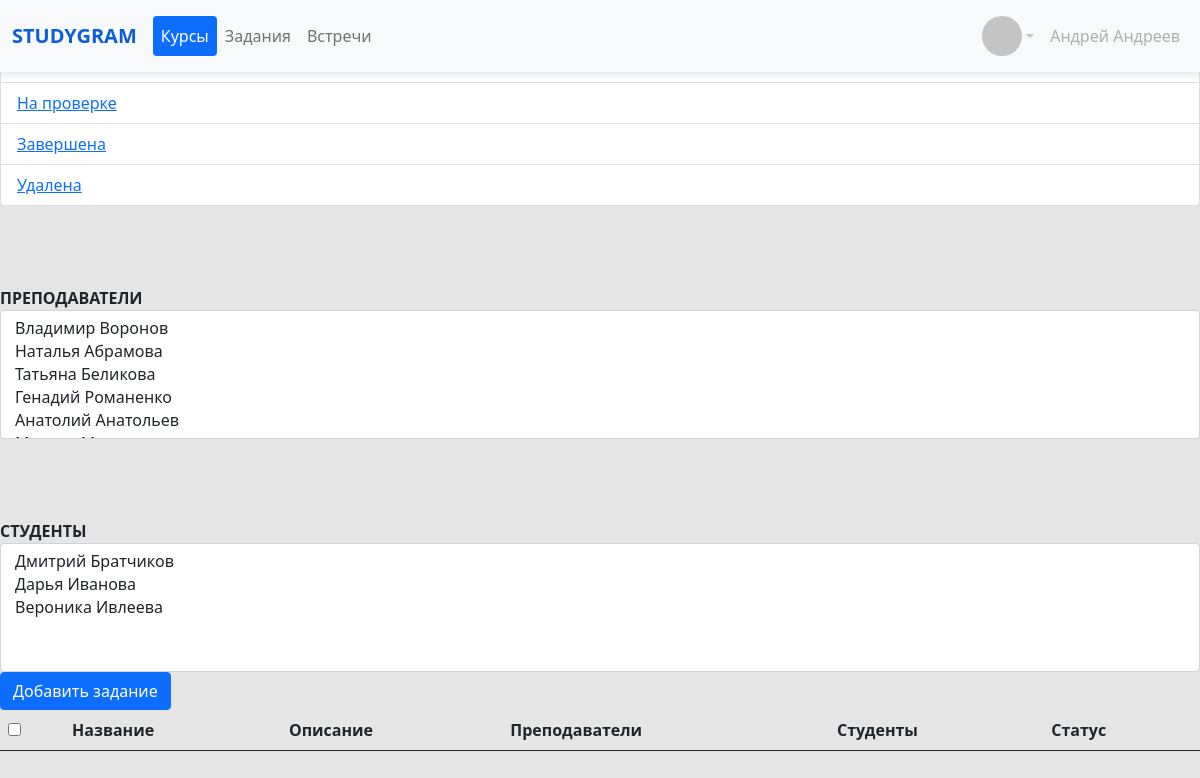
/tasks?status=2, run on an earlier commit of the app's database.
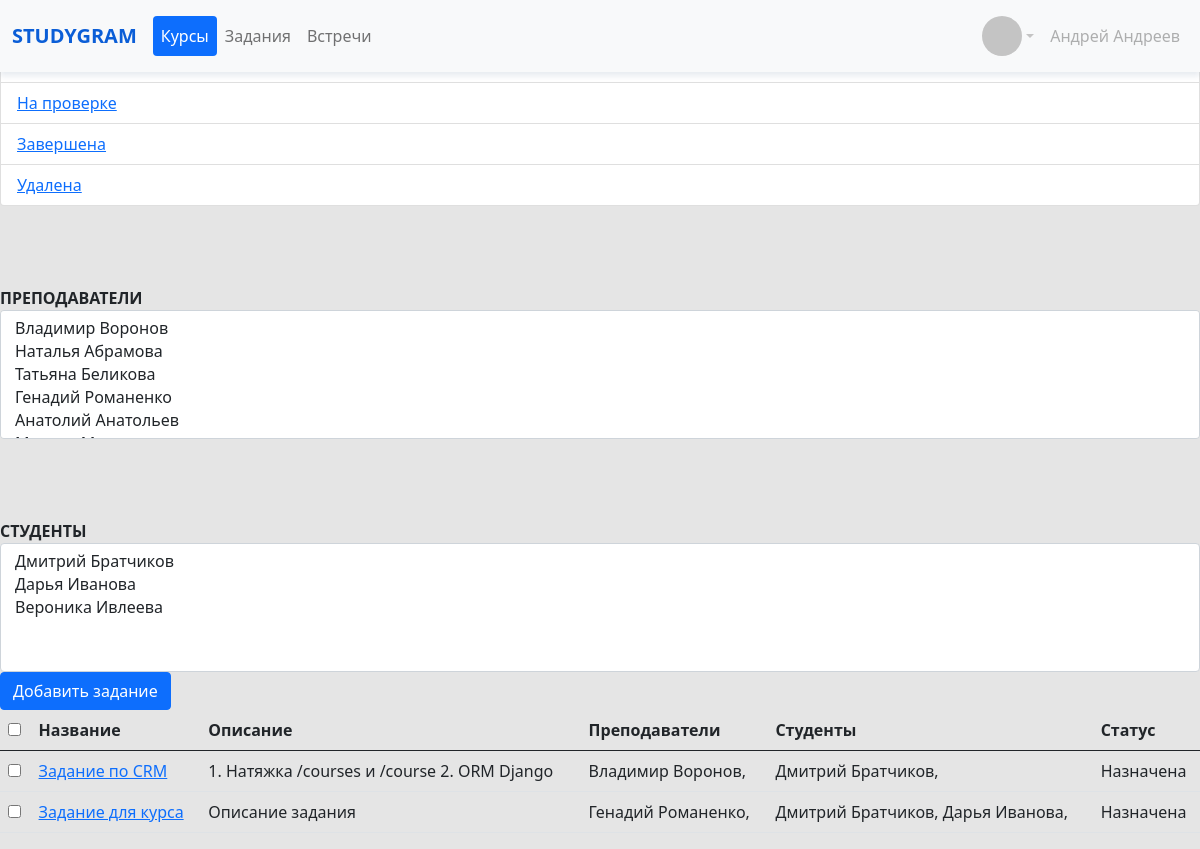
And on a later commit of the database.
### courses/models.py (models this page shows, shortened)
class StatusTask(models.Model):
    name = models.CharField(max_length=150)
    def __str__(self):
        return self.name

class Task(models.Model):
    name = models.CharField(max_length=150)
    course = models.ForeignKey(Course, on_delete=models.CASCADE)
    description = models.TextField()
    status = models.ForeignKey(StatusTask, on_delete=models.CASCADE, default=2)
    Teacher = models.ManyToManyField(User, related_name='Teachers')
    Student = models.ManyToManyField(User, related_name='Students')
    Start_date = models.DateField(default=datetime.date.today)
    Deadline = models.DateField(default=datetime.date.today)
    def get_absolute_url(self):
        return reverse('task', kwargs={'pk': self.pk})

class User(AbstractUser):
    Otchestvo = models.CharField(max_length=150, blank=True, verbose_name='Отчество')
    Group = models.ManyToManyField(Group, verbose_name='Группа', blank=True)
    Photo = models.ImageField(verbose_name='Фото', blank=True)
    Type = models.ForeignKey(UserType, on_delete=models.CASCADE, related_name='type', default=1)
    Status = models.ForeignKey(UserStatus, on_delete=models.CASCADE, related_name='status', default=2)
    def __str__(self):
        return self.first_name + ' ' + self.last_name

### courses/views.py (the view)
# urls.py: path('tasks', TasksList.as_view(), name='tasks'),
class TasksList(ListView):
    model = Task
    template_name = 'courses/tasks.html'
    context_object_name = 'tasks'
    paginate_by = 10
    def get_context_data(self, *, object_list=None, **kwargs):
        context = super().get_context_data(**kwargs)
        context['teachers'] = User.objects.filter(Type=1)
        context['students'] = User.objects.filter(Type=2)
        context['statuses'] = StatusTask.objects.all()
        return context
    def get_queryset(self):
        status_query = self.request.GET.get('status')
        teacher_query = self.request.GET.get('teacher')
        student_query = self.request.GET.get('student')
        if teacher_query is not None:
            queryset = Task.objects.filter(Teacher=teacher_query)
        elif status_query is not None:
            queryset = Task.objects.filter(status_id=int(status_query))
        elif student_query is not None:
            queryset = Task.objects.filter(Student=student_query)
        else:
            queryset = Task.objects.all()
        return queryset

### courses/templates/courses/tasks.html (shortened to what this page needs)
{% extends "base.html" %}
{% block sidebar %}
{% include 'inc/_sidebar.html' %}
{% endblock %}
{% block content %}
<a class="btn btn-primary" href="/create_task">Добавить задание</a>
<table class="table">
  <thead>
    <tr>
      <th><input type="checkbox" name="task"></th>
      <th scope="col">Название</th>
      <th scope="col">Описание</th>
      <th scope="col">Преподаватели</th>
      <th scope="col">Студенты</th>
      <th scope="col">Статус</th>
    </tr>
  </thead>
  <tbody>
  {% for task in tasks %}
    <tr>
        <td><input type="checkbox" name="task"></td>
        <td><a href="{{task.get_absolute_url}}">{{task.name}}</a></td>
      <td>{{task.description}}</td>
      <td>
          {% for teacher in task.Teacher.all %}
            {{teacher.first_name}} {{teacher.last_name}},
          {% endfor %}
      </td>
      <td>
          {% for student in task.Student.all %}
            {{student.first_name}} {{student.last_name}},
          {% endfor %}
      </td>
      <td>{{task.status}}</td>
    </tr>
    {% endfor %}
  </tbody>
</table>
{% endblock %}

### templates/inc/_sidebar.html
<ul class="list-group">
    {% for status in statuses %}
    <li class="list-group-item"><a href="{% url 'tasks' %}?status={{ status.pk }}">{{ status.name }}</a></li>
    {% endfor %}
</ul>
<ul class="list-group" Style="margin-top: 5rem;">
    <label><b>ПРЕПОДАВАТЕЛИ</b></label>
    <select class="form-select" size="5" onchange="location = this.value">
      {% for teacher in teachers %}
        <option value="{% url 'tasks' %}?teacher={{ teacher.id }}"> {{teacher}} </option>
        {% endfor %}
    </select>
</ul>
<ul class="list-group" Style="margin-top: 5rem;">
    <label><b>СТУДЕНТЫ</b></label>
    <select class="form-select" size="5" onchange="location = this.value">
      {% for student in students %}
        <option value="{% url 'tasks' %}?student={{ student.id }}"> {{student}} </option>
        {% endfor %}
    </select>
</ul>

What changed in the data, as far as the page shows it:
added Task: name "Задание по CRM", description "1. Натяжка /courses и /course 2. ORM Django", status "Назначена"
now on this page (row unchanged): User: first_name "Владимир", last_name "Воронов"
now on this page (row unchanged): User: first_name "Дмитрий", last_name "Братчиков"
added Task: name "Задание для курса", description "Описание задания", status "Назначена"
now on this page (row unchanged): User: first_name "Генадий", last_name "Романенко"
now on this page (row unchanged): User: first_name "Дарья", last_name "Иванова"
